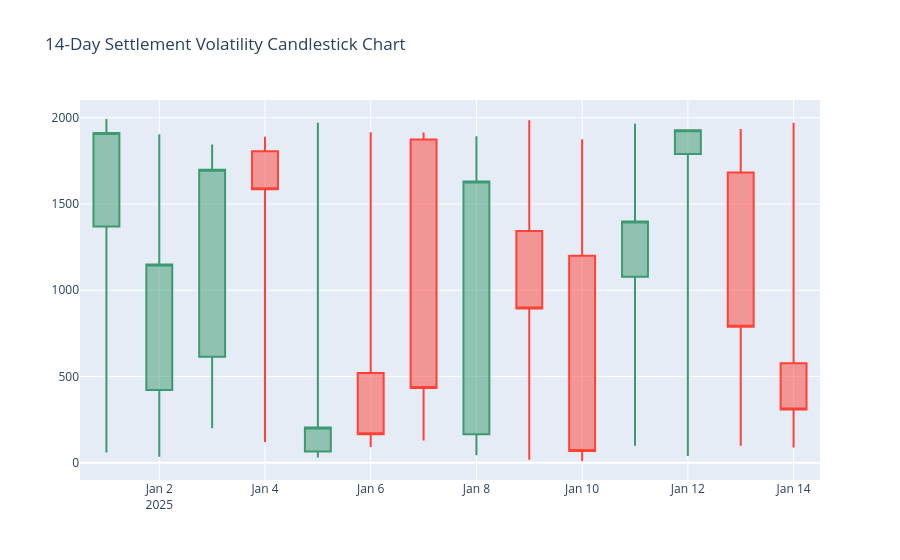

Source (notebook cell):
### Markdown cell above
## 🔹 Financial Candlesticks: `go.Candlestick()`

### 1. What is this?
Candlestick charts display 4 critical prices for each trading day:
- **Open**: Starting price
- **High**: Peak price
- **Low**: Lowest price
- **Close**: Final settlement price.

### 2. Why do we use it?
Standard chart used by quantitative traders, banks, and cryptocurrency exchanges.

### 3. Syntax & Parameters
```python
fig = go.Figure(data=[go.Candlestick(x=dates, open=o, high=h, low=l, close=c)])
```

### Code cell
daily_ohlc = df.set_index('transaction_date').resample('D')['transaction_amount'].agg(['first', 'max', 'min', 'last']).dropna().head(14)

fig = go.Figure(data=[go.Candlestick(
    x=daily_ohlc.index,
    open=daily_ohlc['first'],
    high=daily_ohlc['max'],
    low=daily_ohlc['min'],
    close=daily_ohlc['last']
)])

fig.update_layout(title='14-Day Settlement Volatility Candlestick Chart', xaxis_rangeslider_visible=False)
fig.show()

### Figure 1 — Plotly figure (JSON) as saved in the notebook; plotly's stock layout.template omitted (floating-point values rounded to 4 significant figures)
{"data": [{"close": [1912.0, 1150.0, 1698.0, 1586.0, 204.2, 165.0, 432.6, 1631.0, 894.8, 68.19, 1398.0, 1927.0, 788.3, 308.1], "high": [1993.0, 1904.0, 1844.0, 1890.0, 1971.0, 1916.0, 1914.0, 1893.0, 1986.0, 1875.0, 1965.0, 1927.0, 1935.0, 1970.0], "low": [59.71, 34.82, 199.7, 119.8, 29.79, 91.9, 128.8, 42.8, 17.23, 10.08, 98.61, 39.11, 98.42, 88.25], "open": [1370.0, 422.0, 614.5, 1805.0, 65.19, 521.0, 1874.0, 165.6, 1344.0, 1200.0, 1078.0, 1790.0, 1683.0, 576.8], "x": ["2025-01-01T00:00:00", "2025-01-02T00:00:00", "2025-01-03T00:00:00", "2025-01-04T00:00:00", "2025-01-05T00:00:00", "2025-01-06T00:00:00", "2025-01-07T00:00:00", "2025-01-08T00:00:00", "2025-01-09T00:00:00", "2025-01-10T00:00:00", "2025-01-11T00:00:00", "2025-01-12T00:00:00", "2025-01-13T00:00:00", "2025-01-14T00:00:00"], "type": "candlestick"}], "layout": {"xaxis": {"rangeslider": {"visible": false}}, "title": {"text": "14-Day Settlement Volatility Candlestick Chart"}}}
